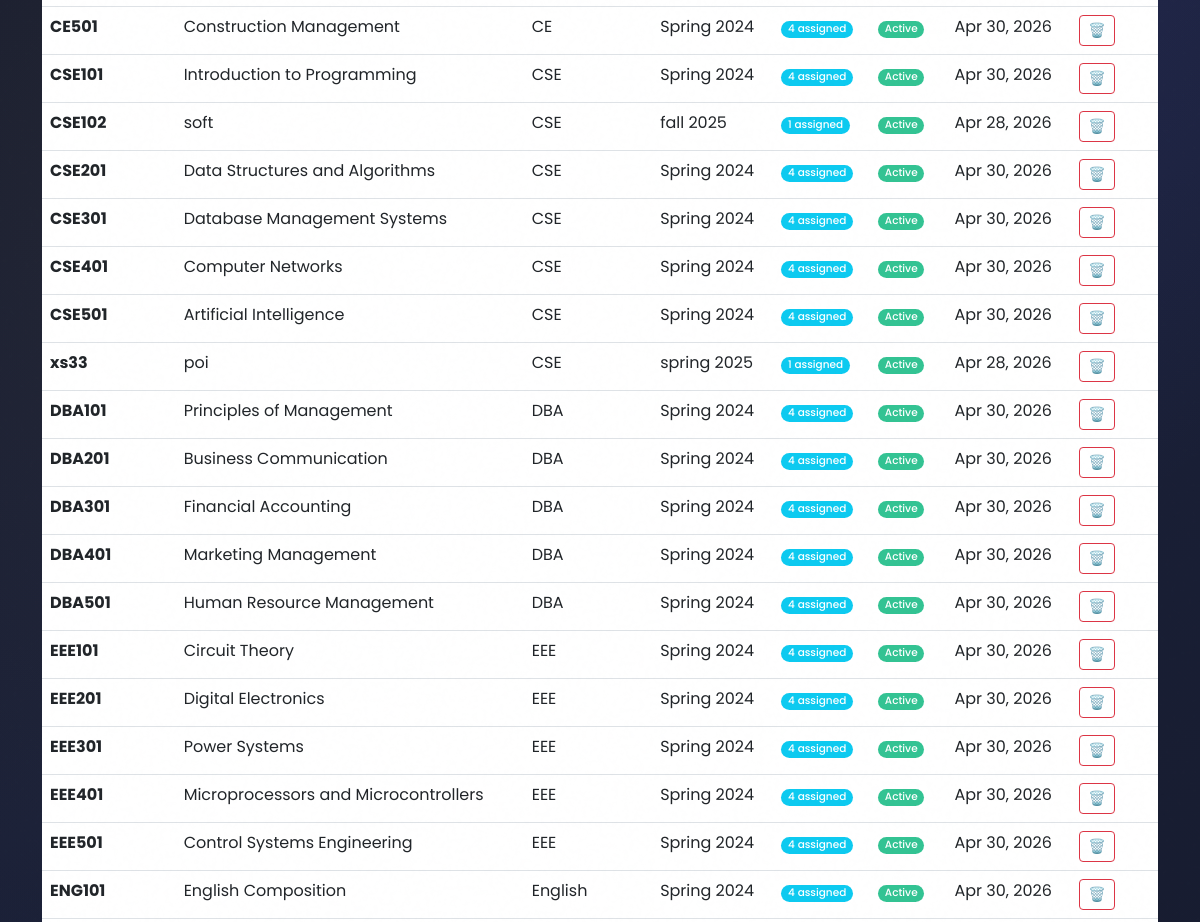
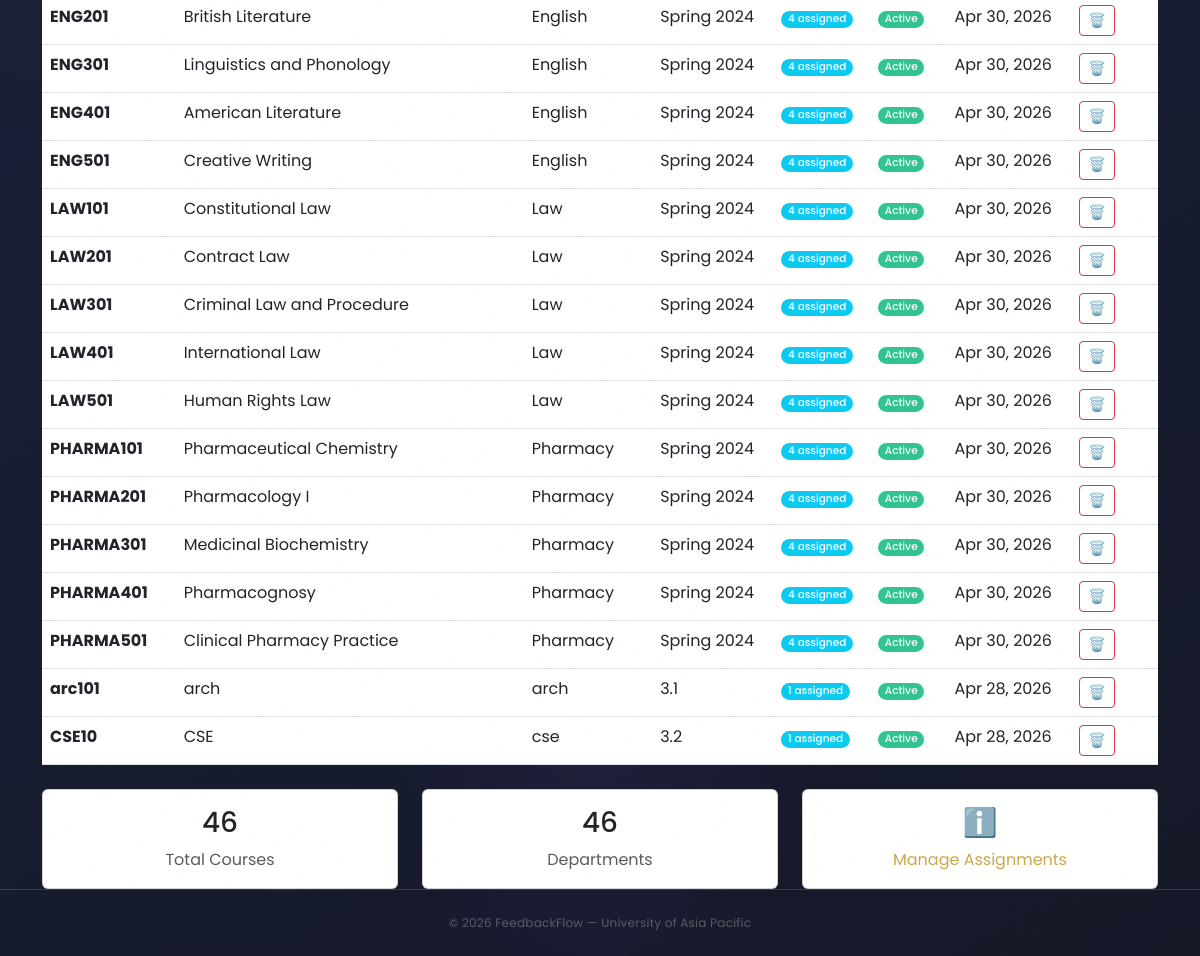
Page /feedback/admin/courses/ (signed in, lower part) on the earlier database version (2 pictures, top to bottom).
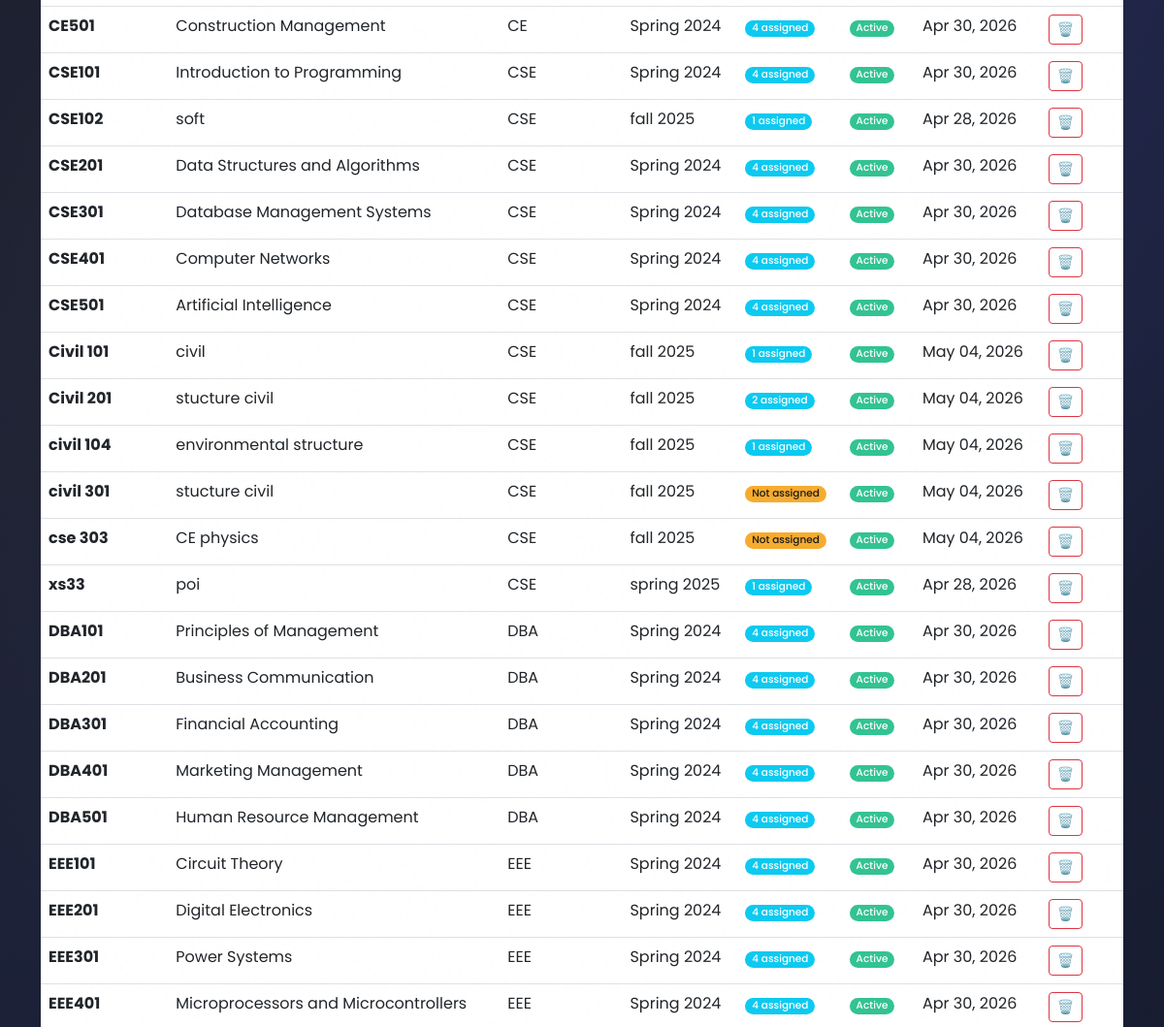
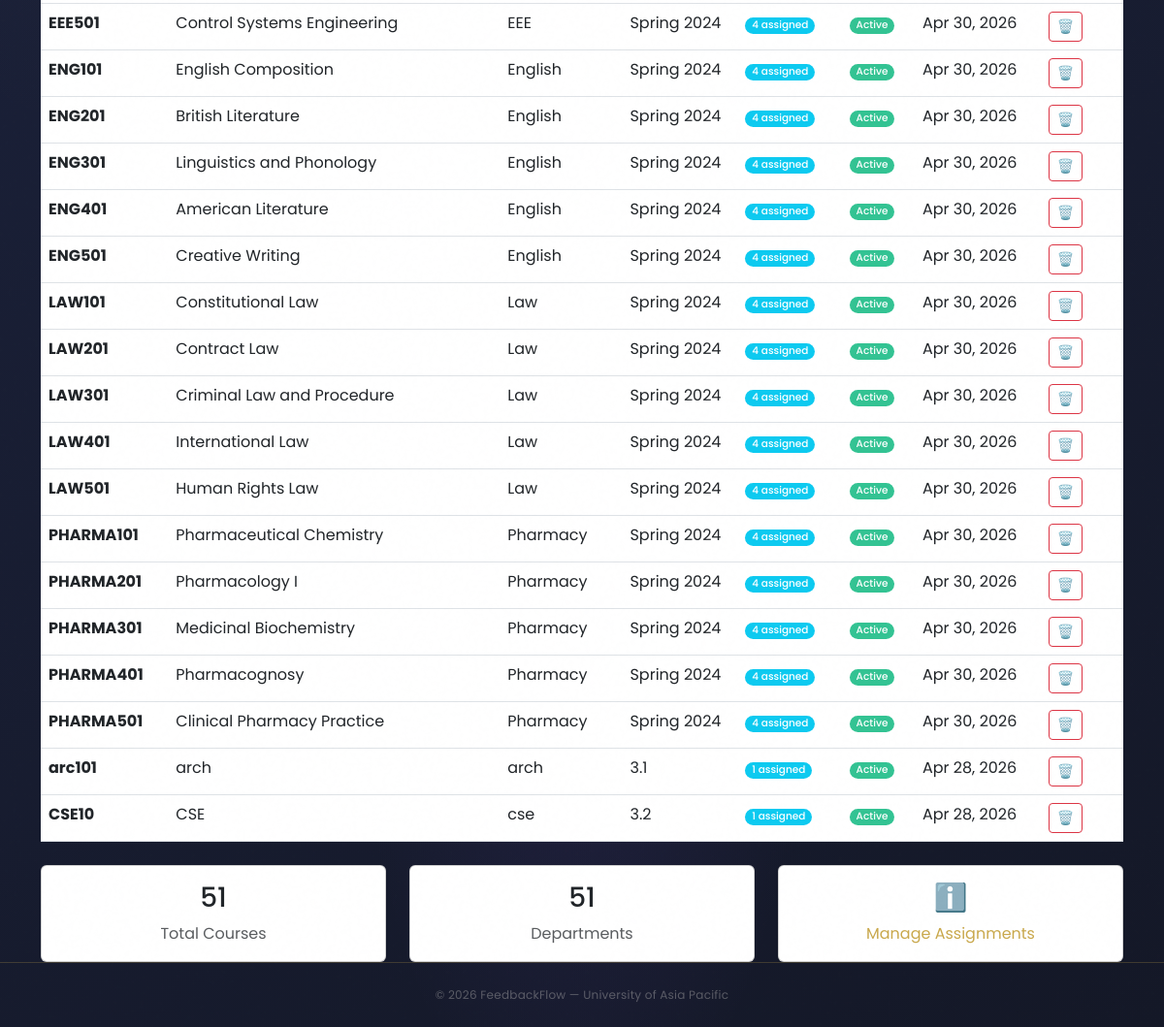
Same page on the later database version (2 pictures, top to bottom).
### feedback/models.py (models this page shows, shortened)
class Course(models.Model):
    course_code = models.CharField(max_length=20, unique=True)
    course_name = models.CharField(max_length=200)
    department = models.CharField(max_length=100)
    semester = models.CharField(max_length=50)
    is_active = models.BooleanField(default=True)
    created_at = models.DateTimeField(auto_now_add=True)
    class Meta:
        ordering = ['course_code']
        verbose_name = 'Course'
        verbose_name_plural = 'Courses'

### feedback/views.py (the view)
# urls.py: path('admin/courses/', views.admin_course_list, name='admin_course_list'),
@login_required
@user_passes_test(admin_required)
def admin_course_list(request):
    courses = Course.objects.all().order_by('department', 'course_code')
    search = request.GET.get('search', '')
    department = request.GET.get('department', '')
    active_filter = request.GET.get('active', '')
    if search:
        courses = courses.filter(
            course_code__icontains=search
        ) | courses.filter(
            course_name__icontains=search
        )
    if department:
        courses = courses.filter(department=department)
    if active_filter == 'active':
        courses = courses.filter(is_active=True)
    elif active_filter == 'inactive':
        courses = courses.filter(is_active=False)
    departments = Course.objects.values_list('department', flat=True).distinct()
    context = {
        'courses': courses,
        'search': search,
        'department': department,
        'active_filter': active_filter,
        'departments': sorted(departments),
        'page_title': 'Manage Courses'
    }
    return render(request, 'feedback/admin_course_list.html', context)

### feedback/views.py (called while the page is built)
def admin_required(user):
    return user.is_authenticated and user.role == 'Admin'

### users/context_processors.py (called while the page is built)
def notifications_count(request):
    if request.user.is_authenticated:
        from users.models import Notification
        count = Notification.objects.filter(
            recipient=request.user,
            is_read=False
        ).count()
        return {'unread_notifications_count': count}
    return {'unread_notifications_count': 0}

### users/models.py (called while the page is built)
    def get_short_name(self):
        return self.full_name.split()[0] if self.full_name else self.email

### feedback/templates/feedback/admin_course_list.html (shortened to what this page needs)
{% extends 'users/dashboard_base.html' %}
{% block content %}
<div class="container mt-4">
    <div class="modern-table">
        <table class="table table-hover mb-0">
            <tbody>
            {% for course in courses %}
            <tr>
                <td><strong>{{ course.course_code }}</strong></td>
                <td>{{ course.course_name }}</td>
                <td>{{ course.department }}</td>
                <td>{{ course.semester }}</td>
                <td>
                    {% with assignments=course.assignments.all %}
                        {% if assignments %}
                            <span class="badge bg-info">{{ assignments.count }} assigned</span>
                        {% else %}
                            <span class="badge bg-warning">Not assigned</span>
                        {% endif %}
                    {% endwith %}
                </td>
                <td>
                    {% if course.is_active %}
                    <span class="badge bg-success">Active</span>
                    {% else %}
                    <span class="badge bg-danger">Inactive</span>
                    {% endif %}
                </td>
                <td>{{ course.created_at|date:"M d, Y" }}</td>
                <td>
                    <a href="{% url 'admin_course_delete' course.id %}" class="btn btn-sm btn-outline-danger" title="Delete">🗑️</a>
                </td>
            </tr>
            {% empty %}
            <tr>
                <td colspan="8" class="text-center text-muted py-4">
                    No courses found. <a href="{% url 'admin_course_add' %}">Create one now</a>
                </td>
            </tr>
            {% endfor %}
            </tbody>
        </table>
    </div>
    <div class="row mt-4">
        <div class="col-md-4">
            <div class="card info-card">
                <div class="card-body text-center">
                    <h3>{{ courses|length }}</h3>
                    <p class="text-muted mb-0">Total Courses</p>
                </div>
            </div>
        </div>
        <div class="col-md-4">
            <div class="card info-card">
                <div class="card-body text-center">
                    <h3>{{ departments|length }}</h3>
                    <p class="text-muted mb-0">Departments</p>
                </div>
            </div>
        </div>
        <div class="col-md-4">
            <div class="card info-card">
                <div class="card-body text-center">
                    <h3>ℹ️</h3>
                    <p class="text-muted mb-0"><a href="{% url 'admin_assignments' %}">Manage Assignments</a></p>
                </div>
            </div>
        </div>
    </div>
</div>
{% endblock %}

Differences in the rows shown:
added Course: course_code "Civil 101", course_name "civil", department "CSE", semester "fall 2025", assignments.all.count "1", is_active "Active", created_at "May 04, 2026"
added Course: course_code "Civil 201", course_name "stucture civil", department "CSE", semester "fall 2025", assignments.all.count "2", is_active "Active", created_at "May 04, 2026"
added Course: course_code "civil 104", course_name "environmental structure", department "CSE", semester "fall 2025", assignments.all.count "1", is_active "Active", created_at "May 04, 2026"
added Course: course_code "civil 301", course_name "stucture civil", department "CSE", semester "fall 2025", shows "Not assigned", is_active "Active", created_at "May 04, 2026"
added Course: course_code "cse 303", course_name "CE physics", department "CSE", semester "fall 2025", shows "Not assigned", is_active "Active", created_at "May 04, 2026"
Other differences:
{{ courses|length }}: "46" → "51"
{{ departments|length }}: "46" → "51"
